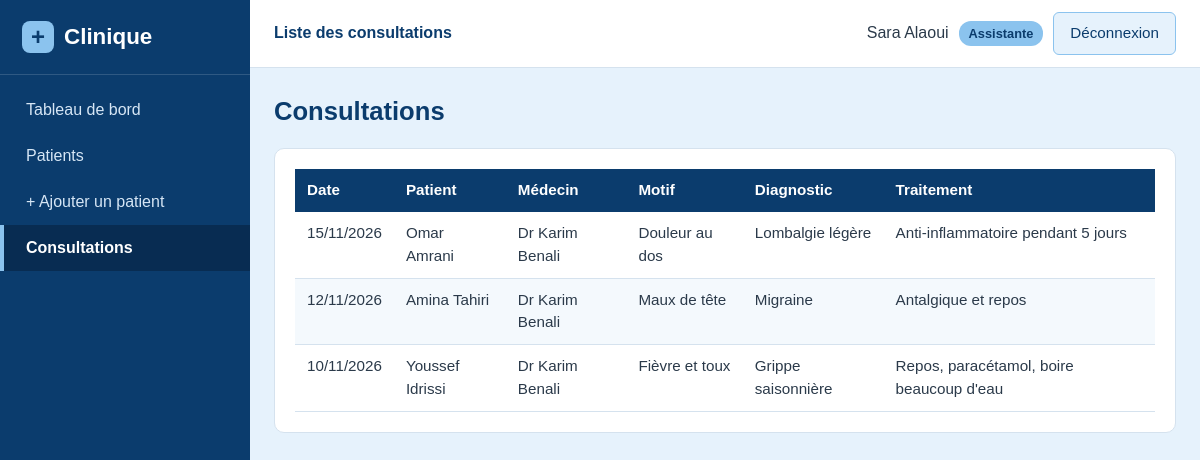
/consultations/liste_consultations.php (signed in), run on the app's committed database.
### tables this page shows
CREATE TABLE consultations (
    id INT AUTO_INCREMENT PRIMARY KEY,
    patient_id INT NOT NULL,
    medecin_id INT NOT NULL,
    date_consultation DATE NOT NULL,
    motif VARCHAR(255) NOT NULL,
    diagnostic TEXT,
    traitement TEXT,
    FOREIGN KEY (patient_id) REFERENCES patients(id) ON DELETE RESTRICT ON UPDATE CASCADE,
    FOREIGN KEY (medecin_id) REFERENCES utilisateurs(id) ON DELETE RESTRICT ON UPDATE CASCADE
);

CREATE TABLE patients (
    id INT AUTO_INCREMENT PRIMARY KEY,
    nom VARCHAR(50) NOT NULL,
    prenom VARCHAR(50) NOT NULL,
    date_naissance DATE NOT NULL,
    sexe ENUM('M', 'F') NOT NULL,
    telephone VARCHAR(15) NOT NULL,
    adresse VARCHAR(255) DEFAULT '',
    created_at TIMESTAMP DEFAULT CURRENT_TIMESTAMP
);

CREATE TABLE utilisateurs (
    id INT AUTO_INCREMENT PRIMARY KEY,
    nom VARCHAR(50) NOT NULL,
    prenom VARCHAR(50) NOT NULL,
    email VARCHAR(100) NOT NULL UNIQUE,
    mot_de_passe VARCHAR(255) NOT NULL,
    role ENUM('assistante', 'medecin') NOT NULL DEFAULT 'assistante',
    created_at TIMESTAMP DEFAULT CURRENT_TIMESTAMP
);

### includes/functions.php (called while the page is built, shortened)
<?php
function e($texte)
{
    return htmlspecialchars((string) $texte, ENT_QUOTES, 'UTF-8');
}
function afficher_date($date)
{
    return date('d/m/Y', strtotime($date));
}

### consultations/liste_consultations.php (the view, shortened to what this page needs)
<?php
require_once __DIR__ . '/../includes/auth.php';
$consultations = $pdo->query(
    'SELECT c.id, c.date_consultation, c.motif, c.diagnostic, c.traitement,
            p.nom AS patient_nom, p.prenom AS patient_prenom,
            u.nom AS medecin_nom, u.prenom AS medecin_prenom
     FROM consultations c
     JOIN patients p ON c.patient_id = p.id
     JOIN utilisateurs u ON c.medecin_id = u.id
     ORDER BY c.date_consultation DESC, c.id DESC'
)->fetchAll();
include __DIR__ . '/../includes/header.php';
?>
<div class="entete-page">
    <h1>Consultations</h1>
</div>
<div class="carte">
    <?php if (empty($consultations)) { ?>
        <p class="vide">Aucune consultation enregistrée.</p>
    <?php } else { ?>
        <div class="tableau-conteneur">
            <table>
                <thead>
                    <tr>
                        <th>Date</th><th>Patient</th><th>Médecin</th><th>Motif</th><th>Diagnostic</th><th>Traitement</th>
                    </tr>
                </thead>
                <tbody>
                    <?php foreach ($consultations as $c) { ?>
                        <tr>
                            <td><?= e(afficher_date($c['date_consultation'])) ?></td>
                            <td><?= e($c['patient_prenom'] . ' ' . $c['patient_nom']) ?></td>
                            <td>Dr <?= e($c['medecin_prenom'] . ' ' . $c['medecin_nom']) ?></td>
                            <td><?= e($c['motif']) ?></td>
                            <td><?= e($c['diagnostic']) ?></td>
                            <td><?= e($c['traitement']) ?></td>
                        </tr>
                    <?php } ?>
                </tbody>
            </table>
        </div>
    <?php } ?>
</div>
<?php include __DIR__ . '/../includes/footer.php'; ?>

### assets/css/style.css (style rules this page uses)
:root { --bleu-fonce: #0b3c6d; --bleu-fonce-2: #082c52; --bleu: #1e6fb8; --bleu-clair: #e6f2fc; --bleu-moyen: #8bc3ee; --blanc: #ffffff; --gris-texte: #2b3a4a; --gris-bord: #d5e2ee; --rouge: #c0392b; --vert: #1e8449; }
* { box-sizing: border-box; }
body { margin: 0; font-family: Arial, Helvetica, sans-serif; background: var(--bleu-clair); color: var(--gris-texte); line-height: 1.5; }
h1 { color: var(--bleu-fonce); font-size: 1.6rem; margin: 0 0 18px; }
.carte { background: var(--blanc); border: 1px solid var(--gris-bord); border-radius: 10px; padding: 20px; margin-bottom: 20px; }
.entete-page { display: flex; justify-content: space-between; align-items: center; flex-wrap: wrap; gap: 10px; margin-bottom: 18px; }
.entete-page h1 { margin: 0; }
.tableau-conteneur { overflow-x: auto; }
table { width: 100%; border-collapse: collapse; font-size: 0.95rem; }
th { background: var(--bleu-fonce); color: var(--blanc); text-align: left; padding: 10px 12px; white-space: nowrap; }
td { padding: 10px 12px; border-bottom: 1px solid var(--gris-bord); vertical-align: top; }
tbody tr:nth-child(even) { background: #f4f9fd; }

### data on the page
consultations: date_consultation "15/11/2026", patient.nom "Omar Amrani", medecin.nom "Karim Benali", motif "Douleur au dos", diagnostic "Lombalgie légère", traitement "Anti-inflammatoire pendant 5 jours"
consultations: date_consultation "12/11/2026", patient.nom "Amina Tahiri", medecin.nom "Karim Benali", motif "Maux de tête", diagnostic "Migraine", traitement "Antalgique et repos"
consultations: date_consultation "10/11/2026", patient.nom "Youssef Idrissi", medecin.nom "Karim Benali", motif "Fièvre et toux", diagnostic "Grippe saisonnière", traitement "Repos, paracétamol, boire beaucoup d'eau"

### other printed values
$titre_page "Liste des consultations"
$_SESSION['prenom'] . ' ' . $_SESSION['nom'] "Sara Alaoui"
$role "Assistante"
